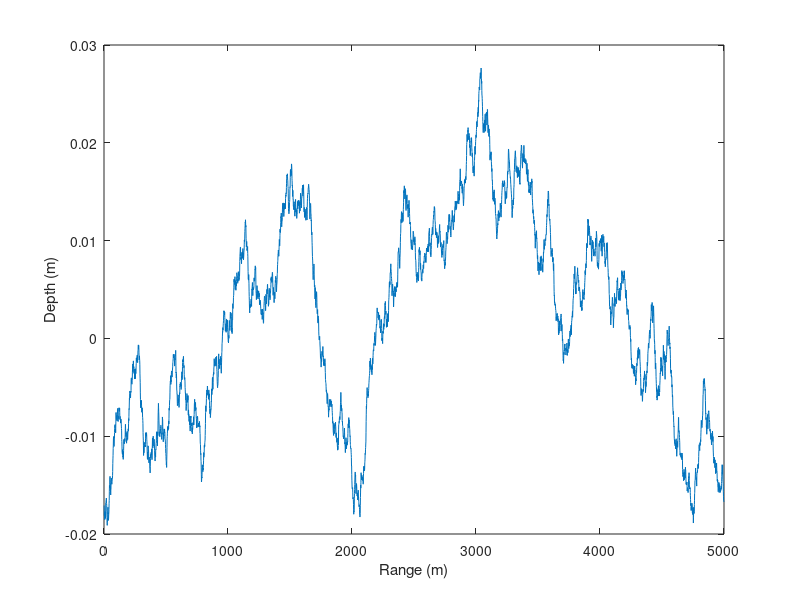

Source code (MATLAB):
% Generate a random boundary (top or bottom)
% mbp 11/7/00

Dmean = 0.0; % 186.0;	% mean depth

dr		= 1.0;			% sampling in range
Rmax	= 5000.0;		% maximum range (m)
r = dr: dr : Rmax;	% range vector
N = length( r );

dkappa = 1 / Rmax;
kappa_max = 1 / dr;
phase = rand( [ 1  N ] );	% random phases

kappa = dkappa:dkappa:kappa_max;
phi = 5.5e-5 * kappa .^-2.25;	% area A power spectrum from Medwin and Clay, p. 659

A = sqrt( phi ) .* exp( 1i * 2 * pi * phase );		% make amplitude spectrum with random phase

D = Dmean + real( ifft( A ) );						% back to the space domain

figure; plot( r, D );
xlabel( 'Range (m)' )
ylabel( 'Depth (m)' )

% write to file in BELLHOP format (ranges in km, depths in m)

B = [ r'/1000 D' ];

fid = fopen( 'rand.bty', 'w' );
fprintf( fid, '%i \r\n', N );			% number of points
fprintf( fid, '%f %f \r\n', B' );	% range-depth pairs

fclose( fid );


